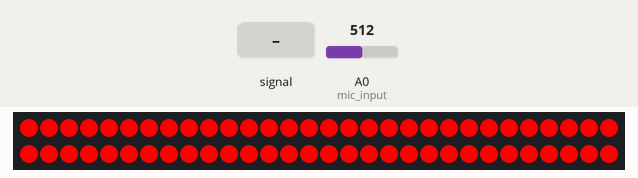
Recording of a sketch running on a simulated Arduino Uno, built with avr-gcc and run on an emulated ATmega328P. On the bench: 60 RGB LEDs in strip order, left to right, continuing on the next row. The test bench sets the inputs (shaded band); at power-on: A0 (mic_input) = 512. Dim RGB values are drawn brighter than linear; random numbers use the default seed unless the sketch sets one.

Above: at 1.2 s.
1.3 s: A0 (mic_input) fed a 2 Hz sine of ±306 counts around its level
At 2.4 s:
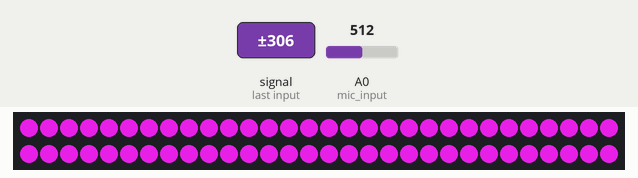
At 4.2 s:
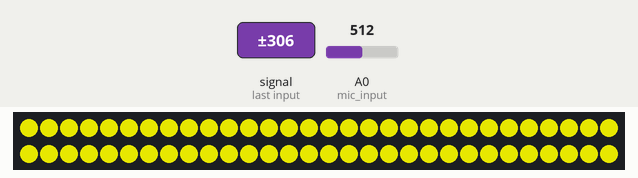
4.3 s: A0 (mic_input) set to 716
7.3 s: A0 (mic_input) set to 511
At 9.11 s:
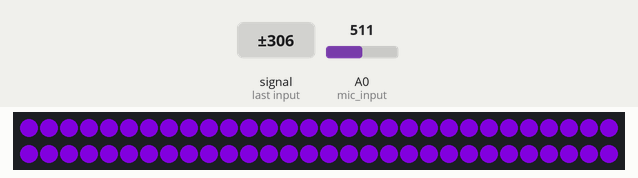
At 9.48 s:
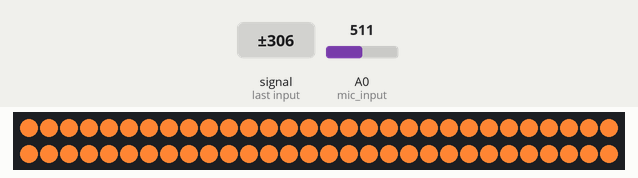
10.3 s: A0 (mic_input) fed a 200 Hz sine of ±81 counts around its level
16.3 s: A0 (mic_input) fed a 1000 Hz sine of ±255 counts around its level
19.3 s: A0 (mic_input) fed a 50 Hz sine of ±306 counts around its level
Timing chart, 0 to 22.3 s (numbered marks = the images above; inputs shaded):
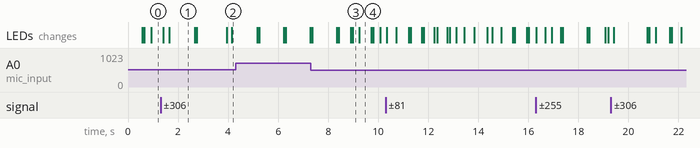

The sketch:

music_visualiser.ino
```cpp
#include <Adafruit_NeoPixel.h>
#define strip_pin 6
#define mic_input A0
int sensorVal, led_val,r,g,b, t, rcolor;
Adafruit_NeoPixel strip = Adafruit_NeoPixel(60, strip_pin, NEO_GRB + NEO_KHZ800);

void setup() {
  // put your setup code here, to run once:
  rcolor = 1;
  t= 0;
  strip.begin();
  strip.show(); // to initialise all strips to be off in the beginning
}
void rainbow(int i)
{
  // violet rgb(180, 24, 180)
  // indigo rgb(89, 0, 153)
  // blue rgb(51, 51, 255)
  // green rgb(0, 255, 0)
  // yellow rgb(179, 179, 0)
  // orange rgb(255, 133, 51)
  // red rgb(255, 0, 0)
  if(i == 1)
  {
    for(int i=0; i<=led_val; i++)
    {
      strip.setPixelColor(30+i, strip.Color(180, 24, 180));
      strip.setPixelColor(30-i+1, strip.Color(180, 24, 180));
      strip.show();
    }
  }
  else if(i == 2)
  {
    for(int i=0; i<=led_val; i++)
    {
      strip.setPixelColor(30+i, strip.Color(89, 0, 153));
      strip.setPixelColor(30-i+1, strip.Color(89, 0, 153));
      strip.show();
    }
  }
  else if(i == 3)
  {
    for(int i=0; i<=led_val; i++)
    {
      strip.setPixelColor(30+i, strip.Color(51, 51, 255));
      strip.setPixelColor(30-i+1, strip.Color(51, 51, 255));
      strip.show();
    }
  }
  else if(i == 4)
  {
    for(int i=0; i<=led_val; i++)
    {
      strip.setPixelColor(30+i, strip.Color(0, 255, 0));
      strip.setPixelColor(30-i+1, strip.Color(0, 255, 0));
      strip.show();
    }
  }
  else if(i == 5)
  {
    for(int i=0; i<=led_val; i++)
    {
      strip.setPixelColor(30+i, strip.Color(179, 179, 0));
      strip.setPixelColor(30-i+1, strip.Color(179, 179, 0));
      strip.show();
    }
  }
  else if(i == 6)
  {
    for(int i=0; i<=led_val; i++)
    {
      strip.setPixelColor(30+i, strip.Color(255, 133, 51));
      strip.setPixelColor(30-i+1, strip.Color(255, 133, 51));
      strip.show();
    }
  }
  else if(i == 7)
  {
    for(int i=0; i<=led_val; i++)
    {
      strip.setPixelColor(30+i, strip.Color(255, 0, 0));
      strip.setPixelColor(30-i+1, strip.Color(255, 0, 0));
      strip.show();
    }
  }
}
void loop() {
  sensorVal = analogRead (mic_input);
  led_val = map(sensorVal, 440, 480, 0, 30); // mapping a value to see how much the led will run
  if(t == 0)
  {
    rcolor = random(1,8);
    t++;
  }
  else if(t == 50000000)
  {
    t = 0;
  }
  else
  {
    t++;
  }
    t = 0;
//  r = random(0,256);
//  g = random(0, 256);
//  b = random(0, 256);
//  r=255;
//  g=0;
//  b=0;
  rainbow(rcolor);
//  for(int i=0; i<=led_val; i++)
//    {
//      strip.setPixelColor(30+i, strip.Color(255, 0, 0));
//      strip.setPixelColor(30-i+1, strip.Color(255, 0, 0));
//      strip.show();
//    }
  for(int i=0; i<=led_val; i++)
  {
    strip.setPixelColor(30+led_val-i, strip.Color(0,0,0));
    strip.setPixelColor(30-led_val-1+i, strip.Color(0,0,0));
    strip.show();
  }
}
```

Measured:
- what the display in image 1 shows lasts 1.1 s, from 1.6 s to 2.7 s
- what the display in image 4 shows lasts 0.4 s, from 9.3 s to 9.7 s
